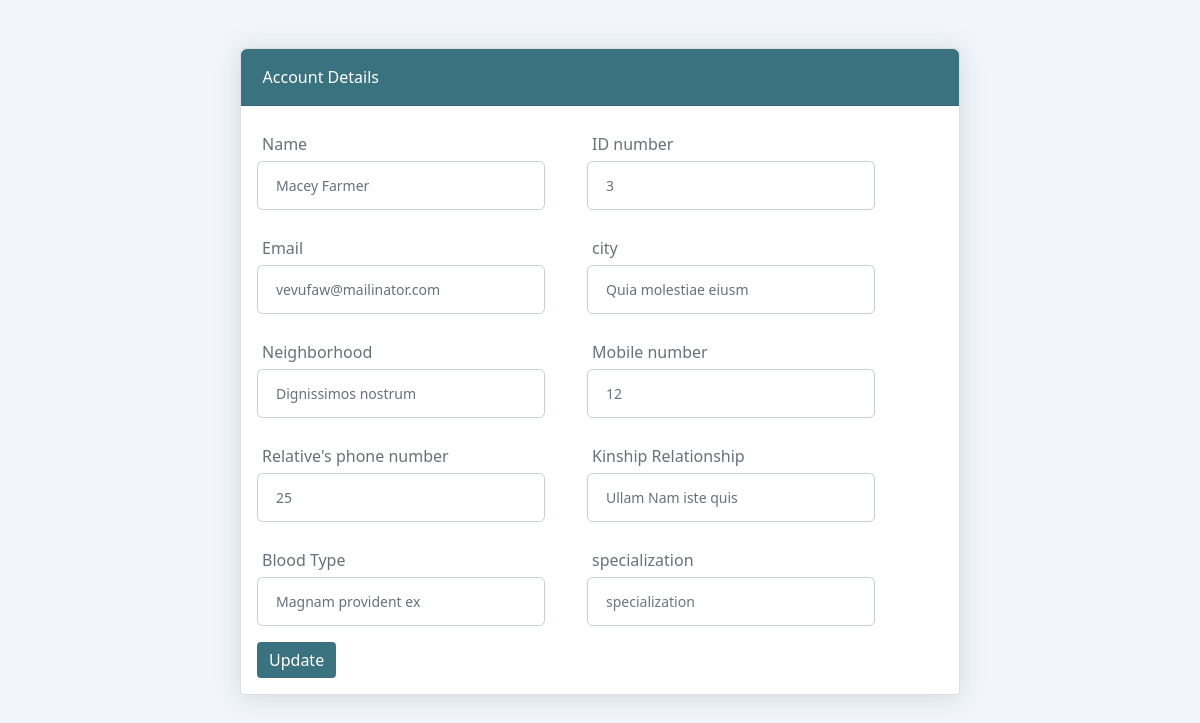
The page /student/editProfile.php (signed in) on the database as committed earlier.
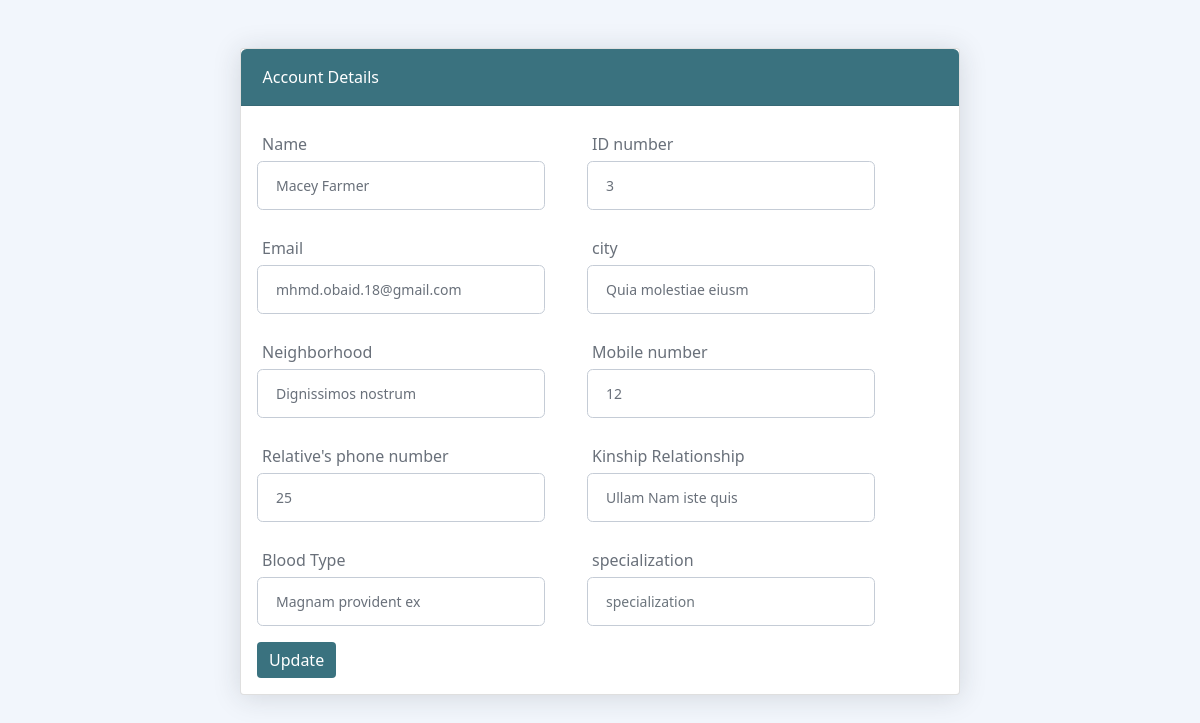
The same page on the database as committed later.
### tables this page shows
CREATE TABLE `students` (
  `id` int(255) NOT NULL,
  `name` varchar(255) DEFAULT NULL,
  `email` varchar(255) DEFAULT NULL,
  `city` varchar(255) DEFAULT NULL,
  `neighborhood` varchar(255) DEFAULT NULL,
  `mobile_no` varchar(255) DEFAULT NULL,
  `relatives_mobile_no` varchar(255) DEFAULT NULL,
  `kinship_relationship` varchar(255) DEFAULT NULL,
  `blood_type` varchar(255) DEFAULT NULL,
  `password` varchar(255) DEFAULT NULL,
  `status` int(1) NOT NULL DEFAULT 1,
  `presence` int(11) DEFAULT NULL,
  `specialization` varchar(255) DEFAULT NULL,
  `updated_at` timestamp NOT NULL DEFAULT current_timestamp()
);

### student/editProfile.php (the view, shortened to what the changed rows need)
<?php
global $conn;
$id = $_SESSION['id'];
$qry="select * from students where id ='".$id."'";
$result=mysqli_query($conn,$qry);
$row=mysqli_fetch_assoc($result);
             ?>
<!DOCTYPE html>
<html lang="en">
<head>
    <link href="https://cdn.jsdelivr.net/npm/bootstrap@5.0.1/dist/css/bootstrap.min.css" rel="stylesheet">
</head>
<body>
<div class="container-xl px-4 mt-4">
    <br>
    <div class="row">
        <div class="col-xl-8" style="margin: auto;">
            <div class="card mb-4">
                <div class="card-body">
                    <form method="post">
                        <div class="mb-3" style="text-align: left !important; display: flex; flex-wrap: wrap;">
                            <div>
                                <label  for="">Name</label>
                                <input style="width: 120%;" class="form-control" name="name" required id="inputUsername" type="text" placeholder="Enter your name" value="<?php echo  $row['name']?>">
                            </div>
                            <div class="input-2" style=" margin-left: 90px;">
                                <label  for=""> ID number</label>
                                <input style="width: 120%;" class="form-control" name="id" required id="inputUsername" type="number" placeholder="Enter your ID number" value="<?php echo  $row['id']?>">
                            </div>
                        </div>
                        <div class="mb-3" style="text-align: left !important; display: flex; flex-wrap: wrap;">
                            <div>
                                <label  for="">Email</label>
                                <input style="width: 120%;" class="form-control" name="email" required id="inputUsername" type="email" placeholder="Enter your email" value="<?php echo  $row['email']?>">
                            </div>
                            <div class="input-2" style=" margin-left: 90px;">
                                <label  for="">city</label>
                                <input style="width: 120%;" class="form-control" name="city" required id="inputUsername" type="text" placeholder="Enter the city" value="<?php echo  $row['city']?>">
                            </div>
                        </div>
                        <div class="mb-3" style="text-align: left !important; display: flex; flex-wrap: wrap;">
                            <div>
                                <label  for="">Neighborhood</label>
                                <input style="width: 120%;" class="form-control" name="neighborhood" required id="inputUsername" type="text" placeholder="Enter the neighborhood" value="<?php echo  $row['neighborhood']?>">
                            </div>
                            <div class="input-2" style=" margin-left: 90px;">
                                <label  for="">Mobile number</label>
                                <input style="width: 120%;" class="form-control" name="mobile_no" required id="inputUsername" type="number" placeholder="Enter the mobile number" value="<?php echo  $row['mobile_no']?>">
                            </div>
                        </div>
                        <div class="mb-3" style="text-align: left !important; display: flex; flex-wrap: wrap;">
                            <div>
                                <label  for="">Relative's phone number</label>
                                <input style="width: 120%;" class="form-control" name="relatives_mobile_no" required id="inputUsername" type="number" placeholder="Enter a relative's phone number" value="<?php echo  $row['relatives_mobile_no']?>">
                            </div>
                            <div class="input-2" style=" margin-left: 90px;">
                                <label  for="">Kinship Relationship</label>
                                <input style="width: 120%;" class="form-control" name="kinship_relationship" required id="inputUsername" type="text" placeholder="Kinship Relationship" value="<?php echo  $row['kinship_relationship']?>">
                            </div>
                        </div>
                        <div class="mb-3" style="text-align: left !important; display: flex; flex-wrap: wrap;">
                            <div>
                                <label  for="">Blood  Type</label>
                                <input style="width: 120%;" class="form-control" name="blood_type" required id="inputUsername" type="text" placeholder=" Enter Blood Type" value="<?php echo  $row['blood_type']?>">
                            </div>
                        </div>
                    </form>
                </div>
            </div>
        </div>
    </div>
</div>
</body>
</html>

Rows that differ between the two databases and show on the page:
changed students "Macey Farmer": email "vevufaw@mailinator.com" → "mhmd.obaid.18@gmail.com"
